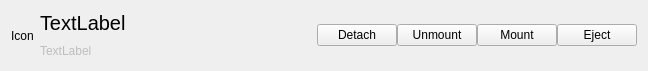
<?xml version="1.0" encoding="UTF-8"?>
<ui version="4.0">
 <class>OverviewDiskPane</class>
 <widget class="QWidget" name="OverviewDiskPane">
  <property name="geometry">
   <rect>
    <x>0</x>
    <y>0</y>
    <width>648</width>
    <height>71</height>
   </rect>
  </property>
  <property name="windowTitle">
   <string notr="true">Form</string>
  </property>
  <layout class="QHBoxLayout" name="horizontalLayout_2">
   <item>
    <widget class="QLabel" name="iconLabel">
     <property name="text">
      <string notr="true">Icon</string>
     </property>
    </widget>
   </item>
   <item>
    <layout class="QVBoxLayout" name="verticalLayout">
     <item>
      <widget class="QLabel" name="diskNameLabel">
       <property name="sizePolicy">
        <sizepolicy hsizetype="Expanding" vsizetype="Preferred">
         <horstretch>0</horstretch>
         <verstretch>0</verstretch>
        </sizepolicy>
       </property>
       <property name="font">
        <font>
         <pointsize>15</pointsize>
        </font>
       </property>
       <property name="text">
        <string notr="true">TextLabel</string>
       </property>
      </widget>
     </item>
     <item>
      <widget class="QLabel" name="diskInfoLabel">
       <property name="enabled">
        <bool>false</bool>
       </property>
       <property name="text">
        <string notr="true">TextLabel</string>
       </property>
      </widget>
     </item>
    </layout>
   </item>
   <item>
    <layout class="QHBoxLayout" name="actionsLayout">
     <property name="spacing">
      <number>0</number>
     </property>
     <item>
      <widget class="QPushButton" name="detachButton">
       <property name="text">
        <string>Detach</string>
       </property>
       <property name="icon">
        <iconset theme="media-eject">
         <normaloff>.</normaloff>.</iconset>
       </property>
      </widget>
     </item>
     <item>
      <widget class="QPushButton" name="unmountButton">
       <property name="text">
        <string>Unmount</string>
       </property>
       <property name="icon">
        <iconset theme="media-unmount">
         <normaloff>.</normaloff>.</iconset>
       </property>
      </widget>
     </item>
     <item>
      <widget class="QPushButton" name="mountButton">
       <property name="text">
        <string>Mount</string>
       </property>
       <property name="icon">
        <iconset theme="media-mount">
         <normaloff>.</normaloff>.</iconset>
       </property>
      </widget>
     </item>
     <item>
      <widget class="QPushButton" name="ejectButton">
       <property name="text">
        <string>Eject</string>
       </property>
       <property name="icon">
        <iconset theme="media-eject">
         <normaloff>.</normaloff>.</iconset>
       </property>
      </widget>
     </item>
    </layout>
   </item>
  </layout>
 </widget>
 <resources/>
 <connections/>
</ui>
